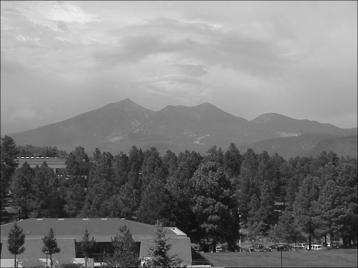
%> input picture peaks.jpg, 358 x 268 px
$ octave HW4.m   (GNU Octave 9; MATLAB toolbox functions it lacks are replaced by stand-ins)
%> lines starting %> are read from the running program, lines starting %| are printed output that depends on the picture; in (x1, y1, x2, y2) boxes, pixels count from 0 and x2, y2 are one past the last pixel; in counts of white or black regions, pixels touching at a corner belong together; the program's own positions count from 1
%%%%% Homework 4 -- EE542
%%%%% by Jiaming Chen
%%%%% 9-28-2017
clear
close all

file_name = input('type the name of the image file to process :','s');
%> the answer given: peaks.jpg
f = imread(file_name);
%> f is the input picture: size 268x358 uint8; min 0, max 252, mean 125.6
%f = imread('peaks.jpg');

%% Robert Operator
h1_rob = [0 1;-1 0]; h2_rob = [1 0;0 -1];
C1 = conv2(h1_rob,double(f));
C2 = conv2(h2_rob,double(f));
grad_rob = sqrt(C1.^2 + C2.^2);
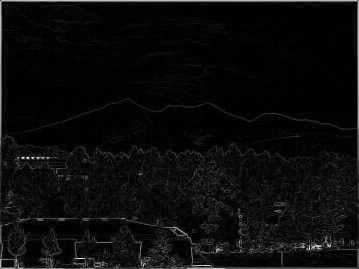
%> grad_rob: size 269x359 double; min 0, max 245.6, mean 11.8

figure(1);
subplot(2,2,1);imshow(f);title('original grayscale image');

T = 5;binary_edge_rob = grad_rob>=T;
%> after `binary_edge_rob = grad_rob>=T`:
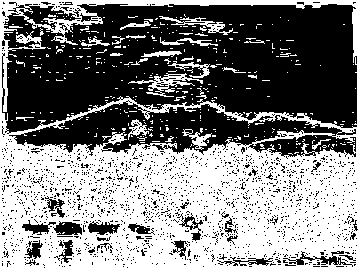
%> binary_edge_rob: size 269x359 logical; 49.3% white; 377 white regions (350 under 20 px), largest, box (x1, y1, x2, y2) and area: (0, 0, 359, 269) 43826, (128, 73, 203, 97) 501, (159, 16, 233, 35) 333
subplot(2,2,2);imshow(binary_edge_rob);title(['Robert Operator edge map with T=' num2str(T)]);

T = 15;binary_edge_rob = grad_rob>=T;
%> after `binary_edge_rob = grad_rob>=T`: binary_edge_rob: size 269x359 logical; 22% white; 391 white regions (370 under 20 px), largest, box (x1, y1, x2, y2) and area: (0, 0, 359, 269) 19096, (115, 169, 134, 207) 145, (200, 221, 219, 234) 126
subplot(2,2,3);imshow(binary_edge_rob);title(['Robert Operator edge map with T=' num2str(T)]);

T = 45;binary_edge_rob = grad_rob>=T;
%> after `binary_edge_rob = grad_rob>=T`: binary_edge_rob: size 269x359 logical; 4.7% white; 331 white regions (310 under 20 px), largest, box (x1, y1, x2, y2) and area: (0, 0, 359, 174) 1352, (135, 241, 359, 269) 678, (0, 222, 136, 269) 626
subplot(2,2,4);imshow(binary_edge_rob);title(['Robert Operator edge map with T=' num2str(T)]);

%experiement on new T values
figure(2)
subplot(2,2,1);imshow(f);title('original grayscale image');

T = 20;binary_edge_rob = grad_rob>=T;
%> after `binary_edge_rob = grad_rob>=T`: binary_edge_rob: size 269x359 logical; 15.5% white in thin lines or dots
subplot(2,2,2);imshow(binary_edge_rob);title(['Robert Operator edge map with T=' num2str(T)]);

T = 25;binary_edge_rob = grad_rob>=T;
%> after `binary_edge_rob = grad_rob>=T`: binary_edge_rob: size 269x359 logical; 11.2% white in thin lines or dots
subplot(2,2,3);imshow(binary_edge_rob);title(['Robert Operator edge map with T=' num2str(T)]);

T = 30;binary_edge_rob = grad_rob>=T;
%> after `binary_edge_rob = grad_rob>=T`:
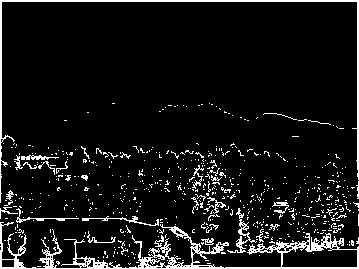
%> binary_edge_rob: size 269x359 logical; 8.4% white; 599 white regions (564 under 20 px), largest, box (x1, y1, x2, y2) and area: (0, 222, 359, 269) 3096, (0, 0, 359, 203) 1469, (227, 208, 257, 253) 241
subplot(2,2,4);imshow(binary_edge_rob);title(['Robert Operator edge map with T=' num2str(T)]);
%% Sobel Operator
h1_sob = [-1 0 1;-2 0 2;-1 0 1]; h2_sob = [1 2 1;0 0 0;-1 -2 -1];
C1_s = conv2(h1_sob,double(f));
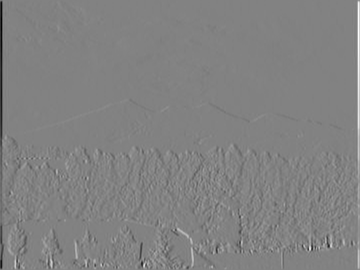
%> C1_s: size 270x360 double; min -851, max 818, mean 0; drawn with min black and max white
C2_s = conv2(h2_sob,double(f));
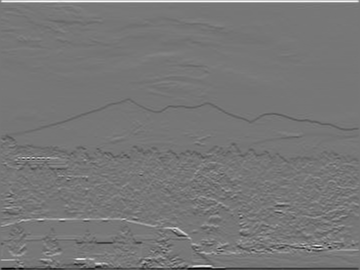
%> C2_s: size 270x360 double; min -770, max 873, mean 0; drawn with min black and max white
grad_sob = sqrt(C1_s.^2 + C2_s.^2);
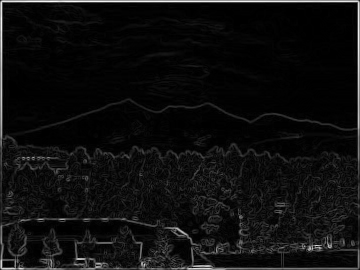
%> grad_sob: size 270x360 double; min 0, max 873, mean 51.5; drawn with min black and max white

figure(3);
subplot(2,2,1);imshow(f);title('original grayscale image');

T = 5;binary_edge_sob = grad_sob>=T;
%> after `binary_edge_sob = grad_sob>=T`: binary_edge_sob: size 270x360 logical; 84.5% white; 1499 black regions (1415 under 20 px), largest, box (x1, y1, x2, y2) and area: (205, 3, 353, 53) 2688, (303, 26, 353, 67) 879, (285, 64, 353, 99) 771
subplot(2,2,2);imshow(binary_edge_sob);title(['Sobel Operator edge map with T=' num2str(T)]);

T = 15;binary_edge_sob = grad_sob>=T;
%> after `binary_edge_sob = grad_sob>=T`: binary_edge_sob: size 270x360 logical; 56.4% white; 1554 black regions (1524 under 20 px), largest, box (x1, y1, x2, y2) and area: (3, 3, 357, 133) 29080, (14, 101, 355, 155) 6687, (250, 136, 331, 158) 660
subplot(2,2,3);imshow(binary_edge_sob);title(['Sobel Operator edge map with T=' num2str(T)]);

T = 45;binary_edge_sob = grad_sob>=T;
%> after `binary_edge_sob = grad_sob>=T`: binary_edge_sob: size 270x360 logical; 29.9% white; 219 white regions (204 under 20 px), largest, box (x1, y1, x2, y2) and area: (0, 0, 360, 270) 27631, (48, 19, 100, 26) 121, (278, 132, 305, 139) 89
subplot(2,2,4);imshow(binary_edge_sob);title(['Sobel Operator edge map with T=' num2str(T)]);

figure(4);
subplot(2,2,1);imshow(f);title('original grayscale image');

T = 60;binary_edge_sob = grad_sob>=T;
%> after `binary_edge_sob = grad_sob>=T`: binary_edge_sob: size 270x360 logical; 23.1% white; 366 white regions (345 under 20 px), largest, box (x1, y1, x2, y2) and area: (0, 0, 360, 270) 20434, (200, 221, 220, 235) 131, (50, 20, 82, 24) 61
subplot(2,2,2);imshow(binary_edge_sob);title(['Sobel Operator edge map with T=' num2str(T)]);

T = 65;binary_edge_sob = grad_sob>=T;
%> after `binary_edge_sob = grad_sob>=T`: binary_edge_sob: size 270x360 logical; 21.3% white; 440 white regions (415 under 20 px), largest, box (x1, y1, x2, y2) and area: (0, 0, 360, 270) 17955, (139, 157, 180, 207) 416, (200, 222, 220, 234) 125
subplot(2,2,3);imshow(binary_edge_sob);title(['Sobel Operator edge map with T=' num2str(T)]);

T = 75;binary_edge_sob = grad_sob>=T;
%> after `binary_edge_sob = grad_sob>=T`:
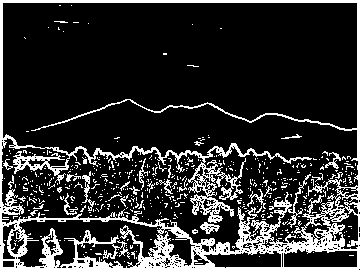
%> binary_edge_sob: size 270x360 logical; 18% white; 524 white regions (497 under 20 px), largest, box (x1, y1, x2, y2) and area: (0, 0, 360, 270) 14610, (82, 171, 95, 211) 144, (200, 222, 220, 234) 117
subplot(2,2,4);imshow(binary_edge_sob);title(['Sobel Operator edge map with T=' num2str(T)]);

$ run again, with duBois.jpg copied over peaks.jpg
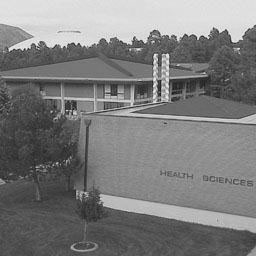
%> input picture duBois.jpg, 256 x 256 px
%> f is the input picture: size 256x256 uint8; min 20, max 242, mean 124.2
%> `binary_edge_rob = grad_rob>=T`:
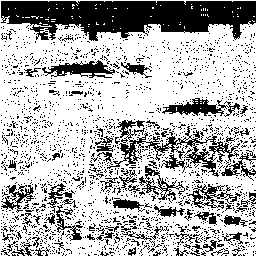
%> binary_edge_rob: size 257x257 logical; 70.1% white; 2028 black regions (1956 under 20 px), largest, box (x1, y1, x2, y2) and area: (1, 1, 256, 41) 7058, (107, 120, 240, 177) 1615, (42, 60, 115, 78) 642
%> `binary_edge_sob = grad_sob>=T`:
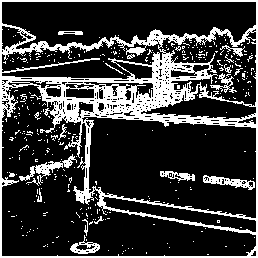
%> binary_edge_sob: size 258x258 logical; 22.5% white; 341 white regions (322 under 20 px), largest, box (x1, y1, x2, y2) and area: (0, 0, 258, 258) 12302, (19, 154, 77, 186) 430, (203, 175, 255, 190) 321

$ run again, with igardens.jpg copied over peaks.jpg
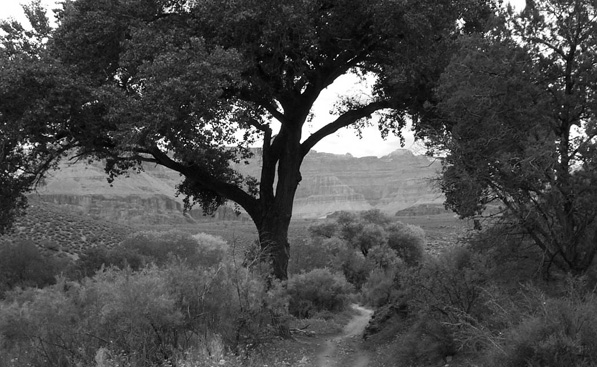
%> input picture igardens.jpg, 597 x 367 px
%> f is the input picture: size 367x597 uint8; min 0, max 255, mean 74
%> `binary_edge_rob = grad_rob>=T`:
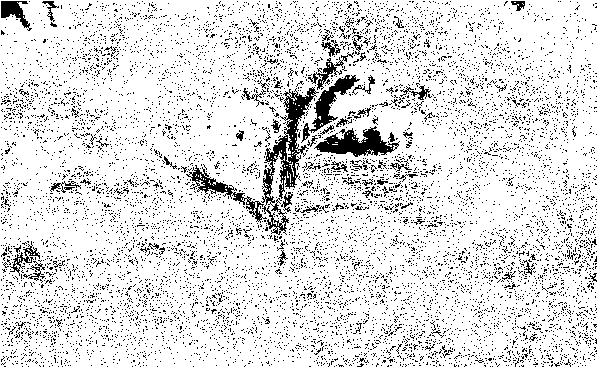
%> binary_edge_rob: size 368x598 logical; 87.6% white; black in thin lines or dots
%> `binary_edge_sob = grad_sob>=T`:
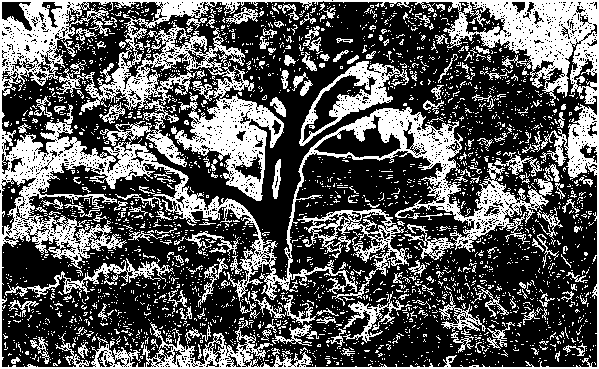
%> binary_edge_sob: size 369x599 logical; 35.1% white; 2712 white regions (2516 under 20 px), largest, box (x1, y1, x2, y2) and area: (0, 0, 599, 369) 50405, (299, 61, 409, 146) 2222, (297, 209, 409, 306) 2194

$ run again, with maui.jpg copied over peaks.jpg
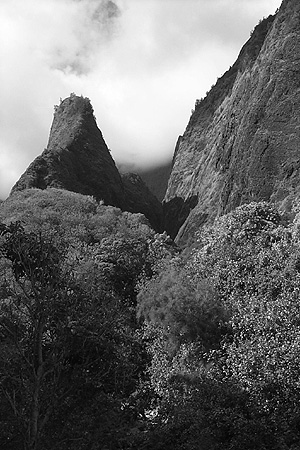
%> input picture maui.jpg, 300 x 450 px
%> f is the input picture: size 450x300 uint8; min 0, max 255, mean 104.2
%> `binary_edge_sob = grad_sob>=T`:
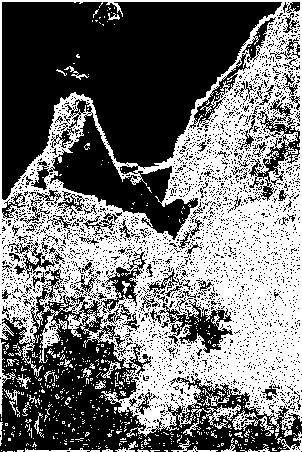
%> binary_edge_sob: size 452x302 logical; 45.6% white; 577 white regions (540 under 20 px), largest, box (x1, y1, x2, y2) and area: (0, 0, 302, 438) 58046, (232, 410, 274, 436) 312, (0, 339, 16, 417) 221
